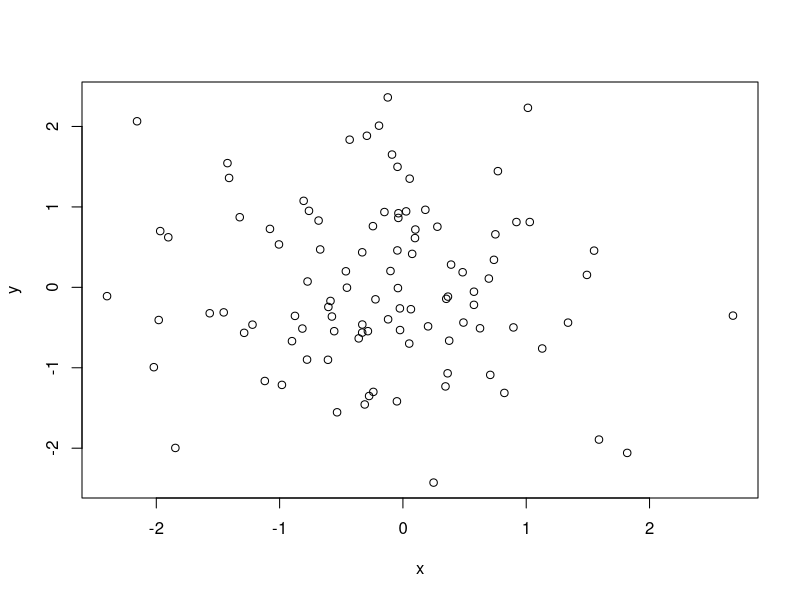

Generate this figure with R:
## ---- chunk 1
getwd()
setwd("~/AAE636")
## ---- chunk 2
x=rnorm(100)
y=rnorm(100)
plot(x,y)
